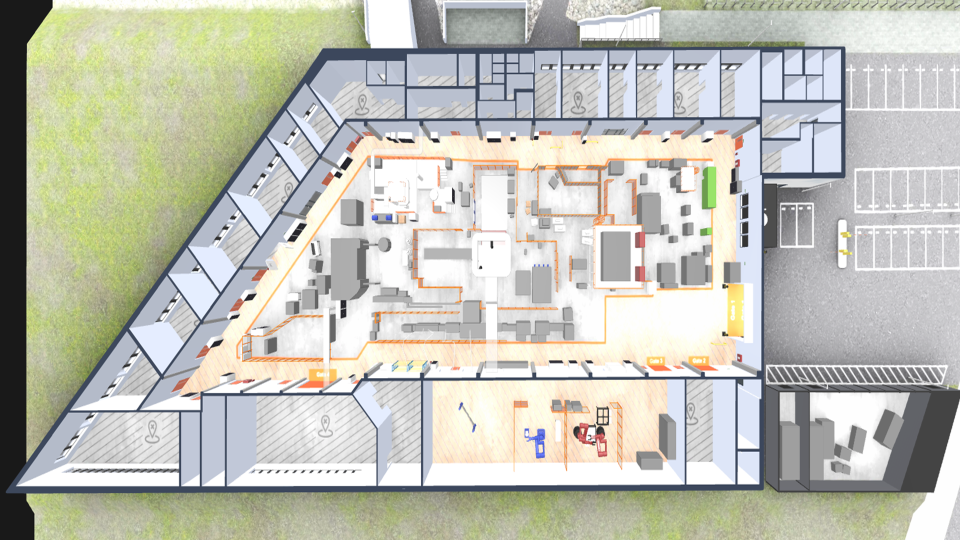
#> input picture OHLF_obj/ohlf.png, 1920 x 1080 px, found by its file name (shown at 1/2 size)
$ jupyter execute trasfer.ipynb
#> lines starting #> are read from the running program, lines starting #| are printed output that depends on the picture
[cell 1]
import numpy as np
import cv2
import matplotlib.pyplot as plt
import open3d as o3d
import threading
from queue import Queue
import time

[cell 2]
#####################
# --- Parameters ---#
#####################
fisheye_params = {
    "width": 2592,
    "height": 1944,
    "cx": 1296.0,
    "cy": 972.0,
    "radius": 952.56,
    "theta_max_rad": 1.5708
}

cam_settings = [
    {"cx": 1296.0, "cy": 972.0, "fov": 90.0, "pitch": 58.0, "yaw": -18.0},
    {"cx": 1296.0, "cy": 972.0, "fov": 90.0, "pitch": 54.0, "yaw": 48.0},
    {"cx": 1296.0, "cy": 972.0, "fov": 90.0, "pitch": 28.0, "yaw": 150.0},
    {"cx": 1296.0, "cy": 972.0, "fov": 90.0, "pitch": 58.0, "yaw": 294.0},
]

views_path = [
    "captures_yaw_pitch/capture1/view1_1.jpg",
    "captures_yaw_pitch/capture1/view2_1.jpg",
    "captures_yaw_pitch/capture1/view3_1.jpg",
    "captures_yaw_pitch/capture1/view4_1.jpg"
]
fisheye_path = "captures_yaw_pitch/capture1/fisheye_1.jpg"

#undistort to BEV
BEV = cv2.imread("ohlf.png")
#> BEV is the input picture: shape (1080, 1920, 3); mean B, G, R 181.9, 192.8, 191.8
homography_BEV = np.load("Homography for 229_camera_.npy")
#> (reads npy/Homography for 229_camera_.npy from the repository)
dis_rect_w, dis_rect_h = 2592, 2592
fov = 160.0
fov_RAD = np.deg2rad(fov)
focal = (dis_rect_w / 2) / np.tan(fov_RAD / 2)

dis_K_rect = np.array([[focal, 0.0, dis_rect_w / 2],
                       [0.0, focal, dis_rect_h / 2],
                       [0.0, 0.0, 1.0]])

f_fish = fisheye_params["radius"] / fisheye_params["theta_max_rad"]
K_fish = np.array([[f_fish, 0.0, fisheye_params["cx"]],
                   [0.0, f_fish, fisheye_params["cy"]],
                   [0.0, 0.0, 1.0]])
D_fish = np.zeros((4, 1))

#3d rendering
point_queue = Queue()
homography_BEV_to_3D = np.load("Homography for bev to 3d.npy")
#> (reads npy/Homography for bev to 3d.npy from the repository)
mesh = o3d.io.read_triangle_mesh("OHLF_obj/OHLF_v2.8.3 (1).obj", enable_post_processing=True)
mesh.compute_vertex_normals()
vis = o3d.visualization.Visualizer()
vis.create_window(window_name="3D Model", width=1280, height=720)
vis.add_geometry(mesh)
opt = vis.get_render_option()

# === New state globals ===
rect_points_3d = []      # accumulate 3D points for the current event (1..4)
current_sphere = None     # reference to the currently shown averaged sphere

####################
# --- Utilities --- #
####################
def load_images(views, fisheye_path=None):
    image_bgr = []
    for p in views:
        b = cv2.imread(p)
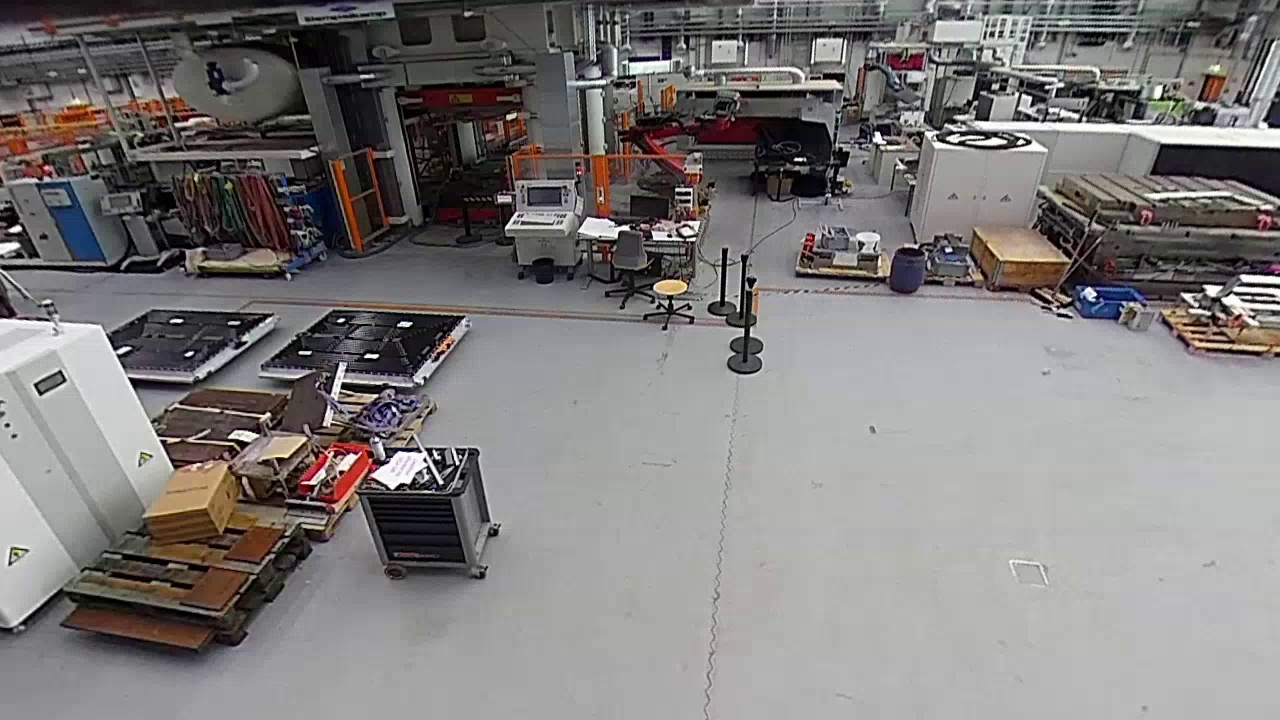
#> input picture captures_yaw_pitch/capture1/view1_1.jpg, 1280 x 720 px
#> b is the input picture: shape (720, 1280, 3); mean B, G, R 123.6, 124.3, 127.2
        if b is None:
            raise FileNotFoundError(f"Missing {p}")
        image_bgr.append(b)
    fisheye_img = None
    if fisheye_path:
        fisheye_img = cv2.imread(fisheye_path)
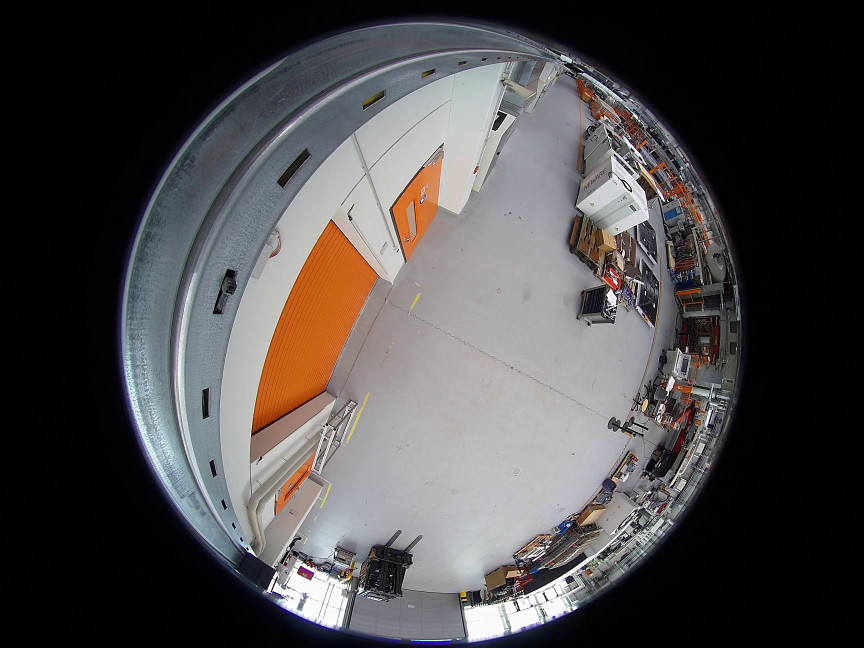
#> input picture captures_yaw_pitch/capture1/fisheye_1.jpg, 2592 x 1944 px (shown at 1/3 size)
#> fisheye_img is the input picture: shape (1944, 2592, 3); mean B, G, R 75.3, 74.8, 77.8
    return image_bgr, fisheye_img

views, fisheye_img = load_images(views_path, fisheye_path)
rect_h, rect_w = views[0].shape[:2]
#> rect_h = 720; rect_w = 1280

# [68 lines left out: functions compute_basis, rect_to_fisheye_point, fisheye_to_rect_point, not called in this run]

def make_rect_grid_disp():
    grid = np.ones((RECT_TILE_H_DISP * 2, RECT_TILE_W_DISP * 2, 3), dtype=np.uint8)
    grid[0:RECT_TILE_H_DISP, 0:RECT_TILE_W_DISP] = views_disp[0]
    grid[0:RECT_TILE_H_DISP, RECT_TILE_W_DISP:] = views_disp[1]
    grid[RECT_TILE_H_DISP:, 0:RECT_TILE_W_DISP] = views_disp[2]
    grid[RECT_TILE_H_DISP:, RECT_TILE_W_DISP:] = views_disp[3]
    return grid

# [24 lines left out: functions map_2d_to_3d, show_averaged_point, not called in this run]

################################
# --- Display / UI settings ---#
################################
scale_BEV = 0.5
scale_rect = 0.5
FISH_W_DISP, FISH_H_DISP = 1280, 720
RECT_TILE_W_DISP, RECT_TILE_H_DISP = int(rect_w * scale_rect), int(rect_h * scale_rect)
#> RECT_TILE_W_DISP = 640; RECT_TILE_H_DISP = 360
bev_display = cv2.resize(BEV, (0, 0), fx=scale_BEV, fy=scale_BEV)
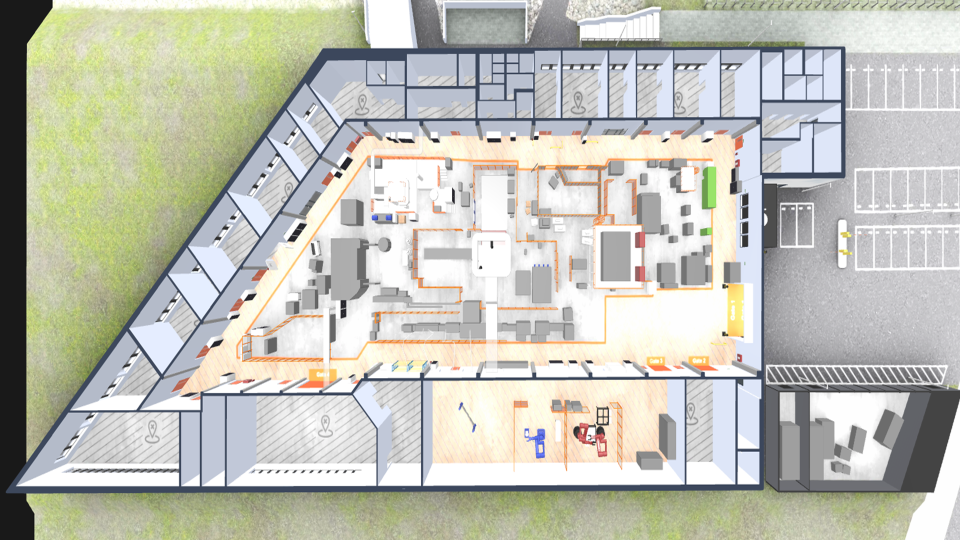
#> bev_display: shape (540, 960, 3); mean B, G, R 182, 192.9, 191.9
views_disp = [cv2.resize(v, (0, 0), fx=scale_rect, fy=scale_rect) for v in views]
fisheye_display = cv2.resize(fisheye_img, (FISH_W_DISP, FISH_H_DISP))
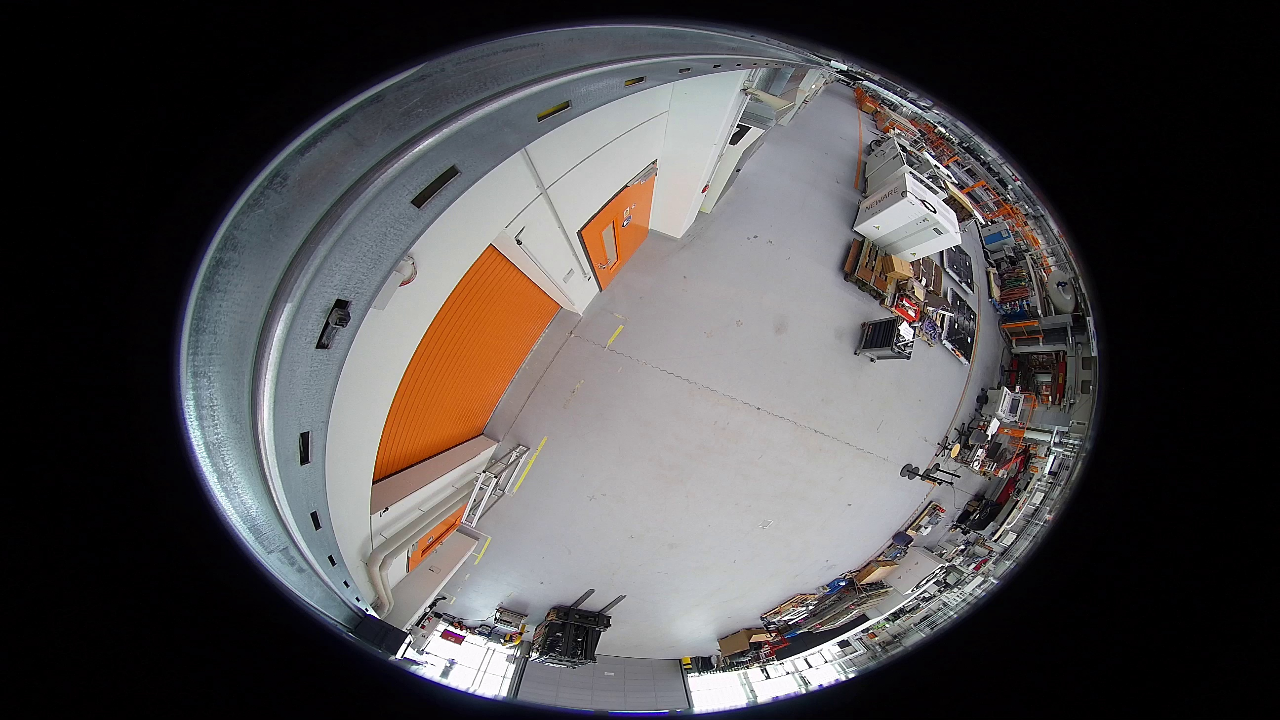
#> fisheye_display: shape (720, 1280, 3); mean B, G, R 75.2, 74.7, 77.7

scale_fx = fisheye_params["width"] / FISH_W_DISP
scale_fy = fisheye_params["height"] / FISH_H_DISP
rect_grid_disp = make_rect_grid_disp()
#> in make_rect_grid_disp, `grid[RECT_TILE_H_DISP:, 0:RECT_TILE_W_DISP] = views_disp[2]`:
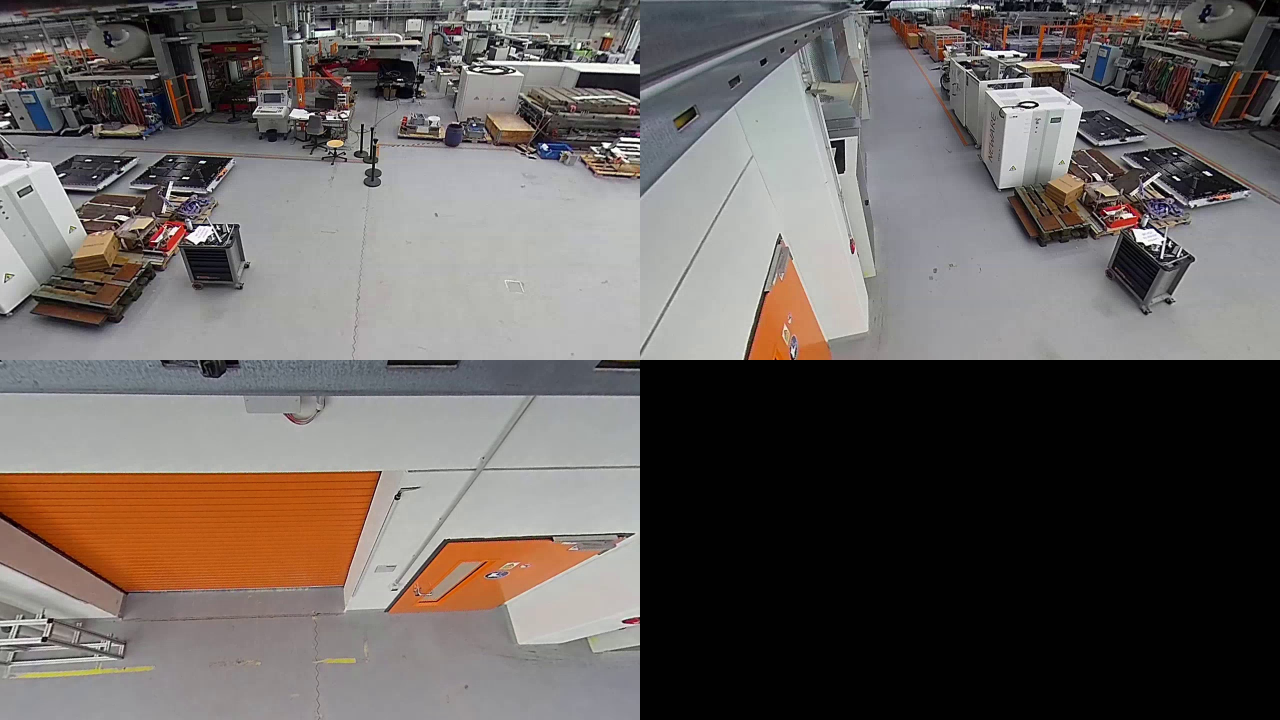
#> grid: shape (720, 1280, 3); mean of channels 0, 1, 2 93.9, 97.2, 103.7; drawn as B, G, R
#> in make_rect_grid_disp, `grid[RECT_TILE_H_DISP:, RECT_TILE_W_DISP:] = views_disp[3]`:
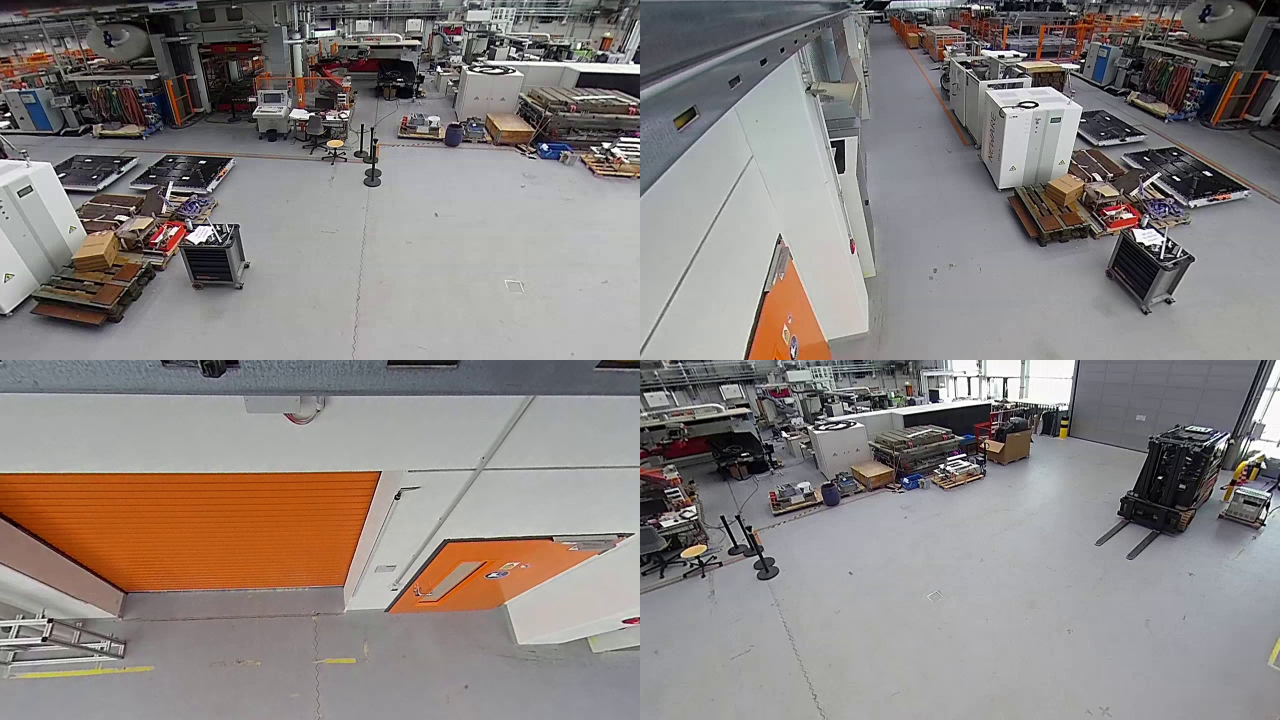
#> grid: shape (720, 1280, 3); mean of channels 0, 1, 2 128.5, 131.1, 137.7; drawn as B, G, R

# [7 lines left out: function draw_text, not called in this run]

#####################
# --- Main loop --- #
#####################
def run():
    # [74 lines left out: function on_mouse, not called in this run]

    # initial canvas
    canvas = np.ones((rect_h, 2560, 3), dtype=np.uint8)
    canvas[0:rect_h, 0:rect_w] = fisheye_display
    canvas[0:rect_h, rect_w:] = rect_grid_disp

    cv2.namedWindow("Unified Mapping", cv2.WINDOW_NORMAL)
    cv2.setMouseCallback("Unified Mapping", on_mouse)
    cv2.imshow("Unified Mapping", canvas)

    # Instruction printed to console
    print("Instructions:")
    print(" - Click on rect views (right) to add 3D point for current event (1..4 clicks).")
    print(" - Press 'n' to finish the current event: average accumulated points and display averaged point.")
    print(" - Press ESC to exit.")

    while True:
        key = cv2.waitKey(20) & 0xFF

        # 'n' confirms the event: average whatever points we collected (if any)
        if key == ord('n'):
            if len(rect_points_3d) > 0:
                avg_p = np.mean(np.stack(rect_points_3d, axis=0), axis=0)
                print(f"Averaging {len(rect_points_3d)} points -> {avg_p}")
                point_queue.put(avg_p.tolist())
                rect_points_3d.clear()
            else:
                print("⚠️ No points collected for this event (press ESC to exit).")

        # ESC to exit
        elif key == 27:
            break

    cv2.destroyAllWindows()

# Start the UI thread
cv_thread = threading.Thread(target=run, daemon=True)
cv_thread.start()

# Visualization main loop: show averaged points queued by UI thread
try:
    while cv_thread.is_alive():
        while not point_queue.empty():
            p = point_queue.get()
            show_averaged_point(p)
        vis.poll_events()
        vis.update_renderer()
        time.sleep(0.03)
#> this loop made 1722 passes; (key Esc is pressed on pass 1377)
finally:
    vis.destroy_window()
    cv2.destroyAllWindows()
